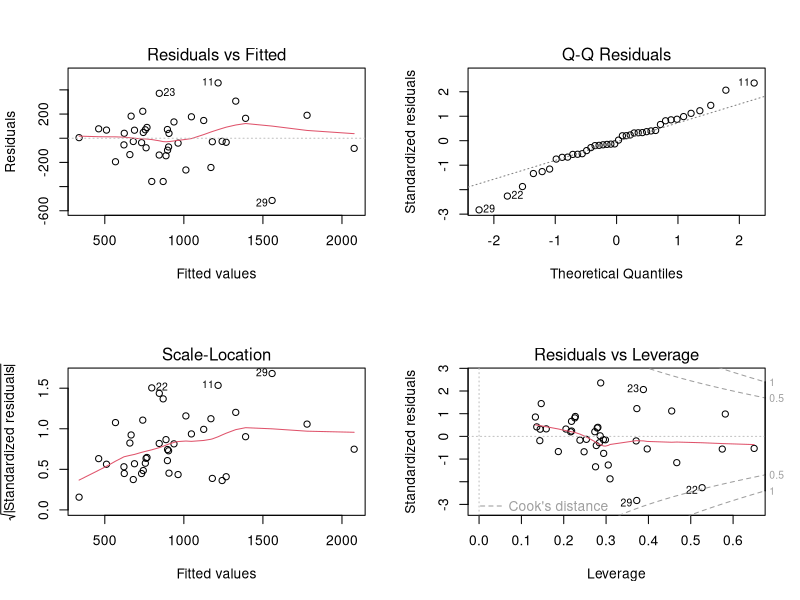
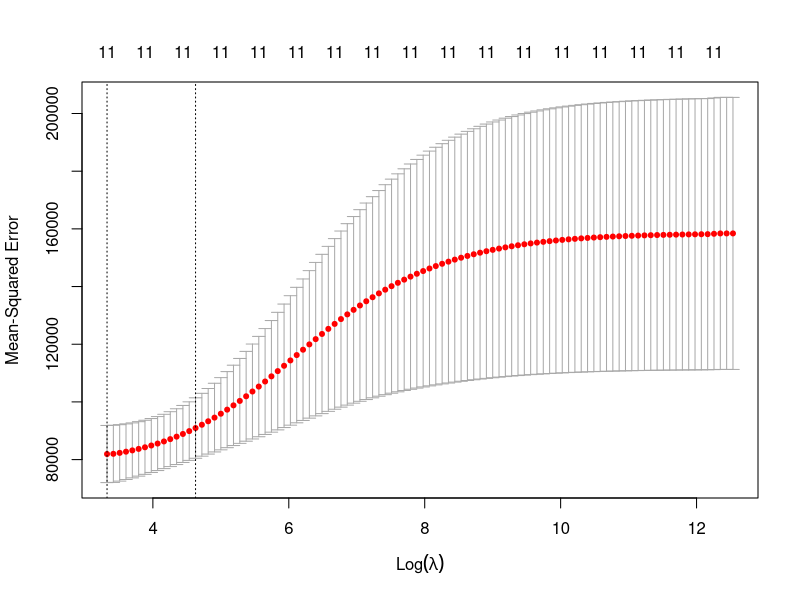
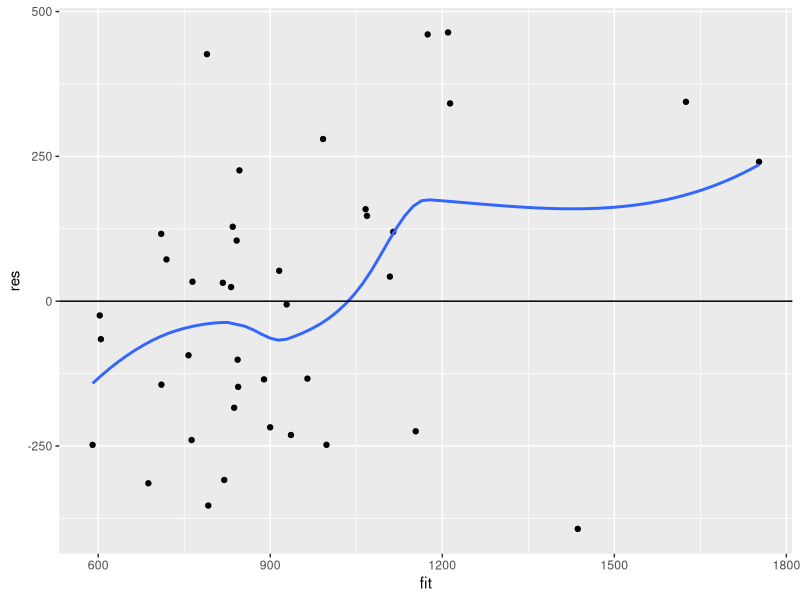
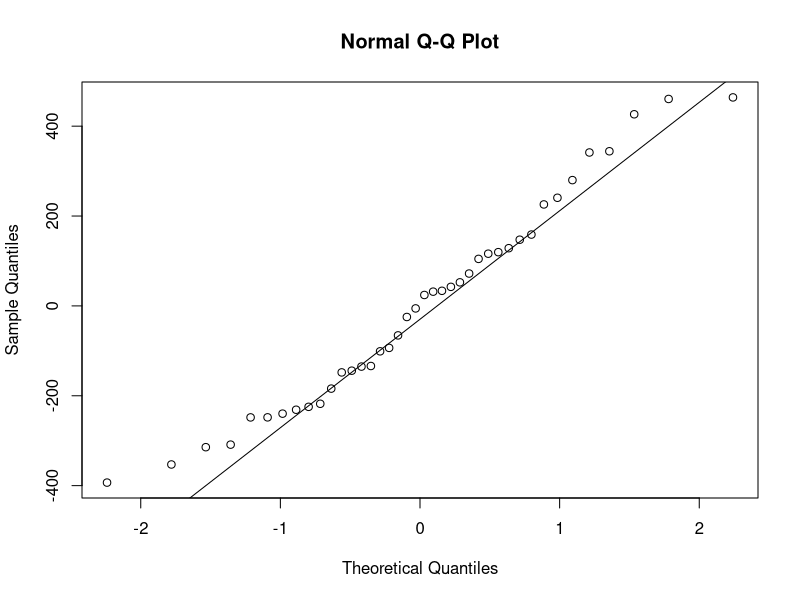
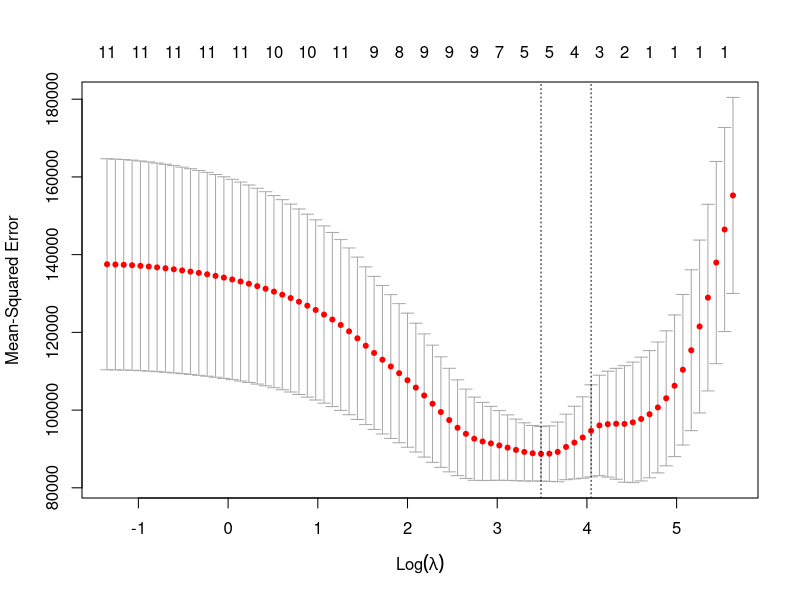
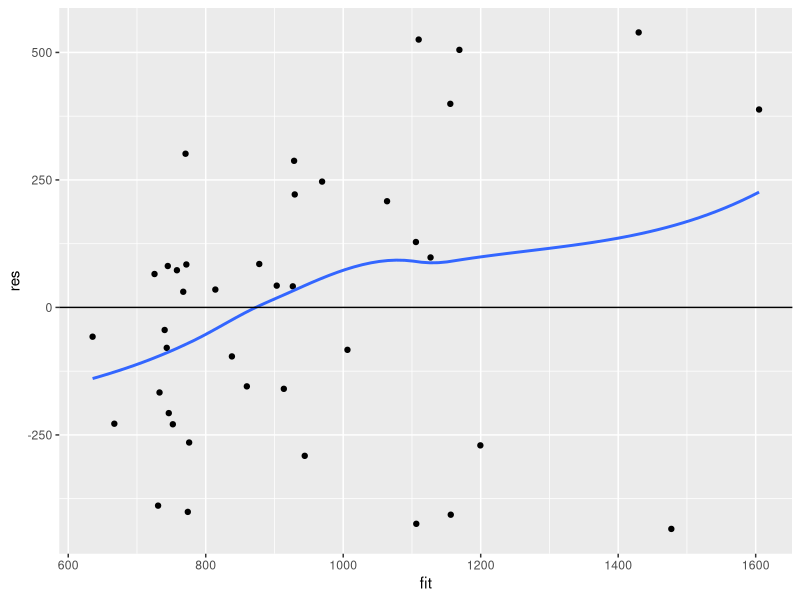
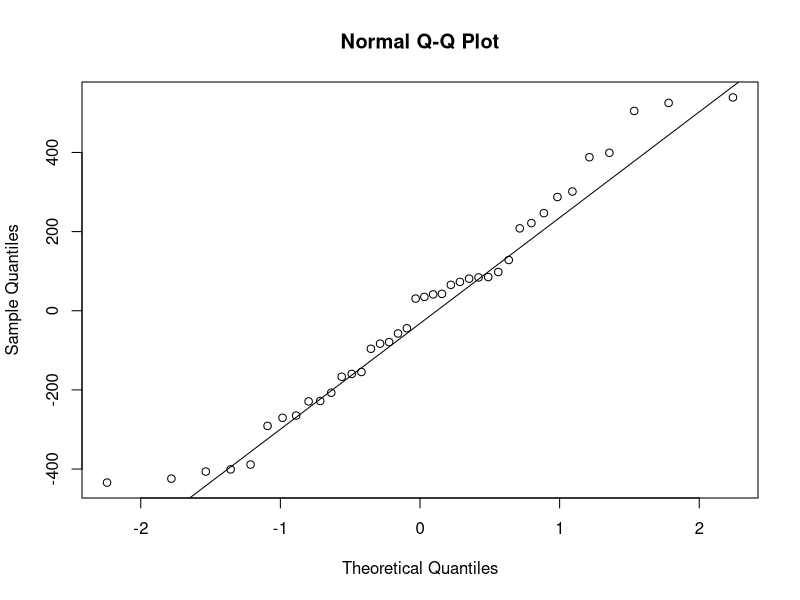

Recreate these plots in R, in order.
#########################################
####### R Statistical Programming #######
####  Lesson 11: Feature Selection  #####
#########################################

library(MASS)
library(car)
install.packages("carData")
install.packages("glmnet")
install.packages("Matrix")
install.packages("foreach")
library(glmnet)
library(Metrics)
library(tidyverse)
library(Matrix)
library(foreach)
library(carData)

#### Data and Plots ####

# Let's load up the us crime dataset from the mass package

data("UScrime")
head(UScrime)
# We'll change So to a factor
UScrime$So <- factor(UScrime$So, labels = c("No", "Yes"))


#### Linear Regression ####

# Let's first take a look at a full model with all variables of interest
crime.lm1<- lm(y ~ M + So + Ed + Po1 + LF + M.F + Pop + NW + U1 + Ineq + Time,
               data = UScrime[1:40, ])
summary(crime.lm1)
#plot to check assumptions
par(mfrow = c(2,2))
plot(crime.lm1)
par(mfrow = c(1,1))
vif(crime.lm1)


#### Ridge Regression ####

# We need to create a model matrix before inputting data into the model
UScrime.matrix <- model.matrix(y ~ M + So + Ed + Po1 + LF + M.F + Pop + NW +
                                 U1 + Ineq + Time,
                               data = UScrime[1:40, ])[, -1]

# We can now imput the data into glmnet
crime.ridge <- cv.glmnet(x = UScrime.matrix, y = UScrime[1:40, ]$y,
                         alpha = 0, nfolds = 5)

# We can plot the values of lambda to identify which values lead to smallest mse
plot(crime.ridge)

# We can identify coefficients of the lambda that produces the smallest mse
coef(crime.ridge, s="lambda.min")
# Or the one that is the most parsimonious while being 1 standard error away
# from the min mse
coef(crime.ridge, s="lambda.1se")

# Predictions can be retrieved like so
UScrime_predictions_ridge <-  predict(crime.ridge, s = crime.ridge$lambda.1se,
                                      newx = UScrime.matrix)

# Assumptions still apply!
ridge_output <- data.frame(fit = c(UScrime_predictions_ridge),
                           res = c(UScrime[1:40, ]$y -
                                     UScrime_predictions_ridge))
# Residuals vs. Fitted Plot
ggplot(data = ridge_output, aes(x = fit, y = res)) +
  geom_point() +
  geom_smooth(se=F) +
  geom_hline(yintercept = 0)
# QQ Plot
qqnorm(ridge_output$res)
qqline(ridge_output$res)


#### LASSO Regression ####
  
# Set alpha = 1 for LASSO regularization
crime.lasso <- cv.glmnet(x = UScrime.matrix, y = UScrime[1:40, ]$y, alpha = 1,
                         nfolds = 5)

# We can plot the values of lambda to identify which values lead to smallest mse
plot(crime.lasso)

# We can identify coefficients of the lambda that produces the smallest mse
coef(crime.lasso, s = "lambda.min")
coef(crime.lasso, s = "lambda.1se")

# Predictions can be retrieved like so
UScrime_predictions_lasso <-  predict(crime.lasso, s = crime.lasso$lambda.1se,
                                      newx = UScrime.matrix)

# Assumptions still apply!
lasso_output<- data.frame(fit = c(UScrime_predictions_lasso),
                          res = c(UScrime[1:40, ]$y -
                                    UScrime_predictions_lasso))
# Residuals vs. Fitted
ggplot(data = lasso_output, aes(x = fit, y = res)) +
  geom_point() +
  geom_smooth(se=F) +
  geom_hline(yintercept = 0)
# QQ plot
qqnorm(lasso_output$res)
qqline(lasso_output$res)


#### Model Evaluation ####

# We'll create a testing matrix
testing.matrix <- model.matrix(y ~ M + So + Ed + Po1 + LF + M.F + Pop + NW +
                                 U1 + Ineq + Time,
                               data = UScrime[41:47, ])[, -1]

# Look at how well models perform on training data
rmse(actual = UScrime[1:40, ]$y, predicted = predict(crime.lm1))
rmse(actual = UScrime[1:40, ]$y, predicted = UScrime_predictions_ridge)
rmse(actual = UScrime[1:40, ]$y, predicted = UScrime_predictions_lasso)
#but what about testing data?
rmse(actual = UScrime[41:47, ]$y,
     predicted = predict(crime.lm1, newdata = UScrime[41:47, ]))
rmse(actual = UScrime[41:47, ]$y,
     predicted = predict(crime.ridge, newx = testing.matrix,
                         s = crime.ridge$lambda.1se))
rmse(actual = UScrime[41:47, ]$y,
     predicted = predict(crime.lasso, newx = testing.matrix,
                         s = crime.lasso$lambda.1se))
